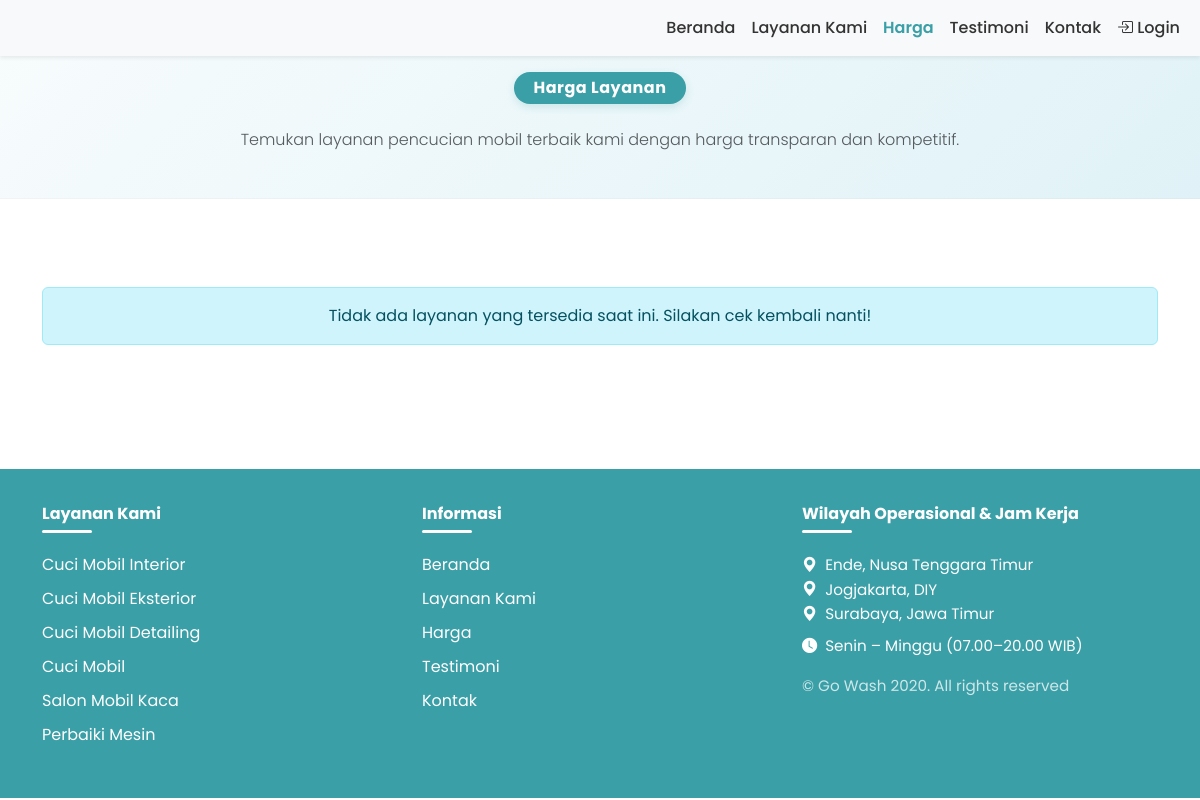
The page /harga.php on the database as committed earlier.
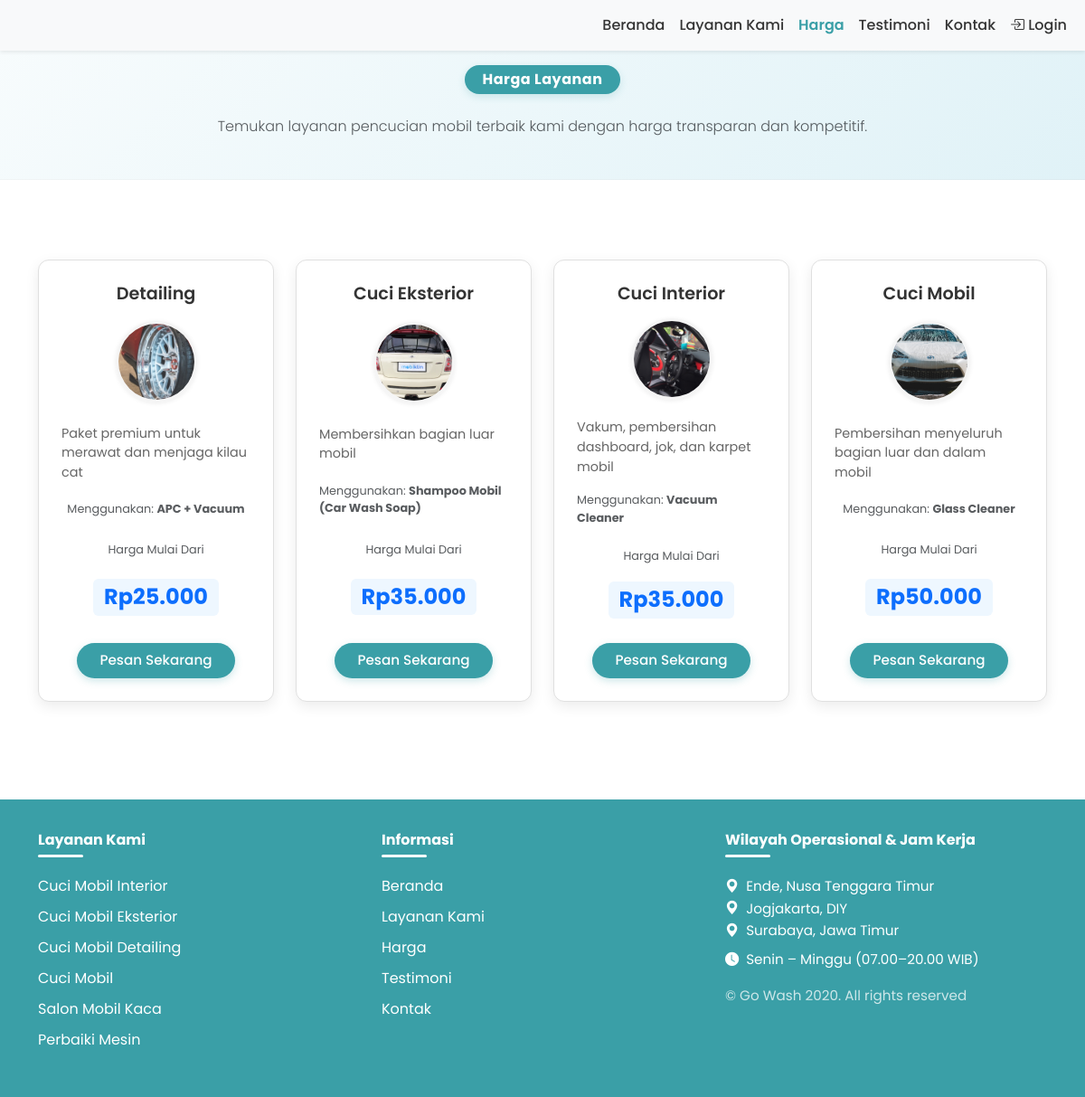
The same page on the database as committed later.
### tables this page shows
CREATE TABLE `layanan` (
  `id` int(11) NOT NULL,
  `nama` varchar(100) NOT NULL,
  `description` text NOT NULL,
  `product_used` varchar(100) NOT NULL,
  `price` int(11) NOT NULL,
  `is_active` tinyint(1) DEFAULT 1,
  `created_at` timestamp NOT NULL DEFAULT current_timestamp(),
  `updated_at` timestamp NOT NULL DEFAULT current_timestamp() ON UPDATE current_timestamp(),
  `image` varchar(255) NOT NULL
);

### harga.php (the view, shortened to what this page needs)
<?php
require_once 'conn.php';
try {
    $stmt_layanan = $pdo->query("SELECT * FROM layanan WHERE is_active = 1 ORDER BY price");
    $layanan = $stmt_layanan->fetchAll(PDO::FETCH_ASSOC);
} catch (PDOException $e) {
    error_log("Error fetching services: " . $e->getMessage());
    die("Terjadi kesalahan saat mengambil data layanan: " . $e->getMessage());
}
?>
<!DOCTYPE html>
<html lang="en">
<head>
    <link href="https://cdn.jsdelivr.net/npm/bootstrap@5.3.0/dist/css/bootstrap.min.css" rel="stylesheet">
    <link rel="stylesheet" href="style.css">
    <link rel="stylesheet" href="https://cdn.jsdelivr.net/npm/bootstrap-icons@1.11.3/font/bootstrap-icons.css">
</head>
<body>
    <nav class="navbar navbar-expand-lg bg-body-tertiary fixed-top shadow-sm">
        <div class="container-fluid">
            <div class="collapse navbar-collapse" id="navbarNav">
                <ul class="navbar-nav ms-auto">
                    <li class="nav-item">
                        <a class="nav-link" href="index.php">Beranda</a>
                    </li>
                    <li class="nav-item">
                        <a class="nav-link" href="layanan.php">Layanan Kami</a>
                    </li>
                    <li class="nav-item">
                        <a class="nav-link active" href="harga.php">Harga</a>
                    </li>
                    <li class="nav-item">
                        <a class="nav-link" href="testimoni.php">Testimoni</a>
                    </li>
                    <li class="nav-item">
                        <a class="nav-link" href="kontak.php">Kontak</a>
                    </li>
                    <?php if (isset($_SESSION['username']) && $_SESSION['role'] !== 'guest'): ?>
                        <li class="nav-item dropdown">
                            <a class="nav-link dropdown-toggle" href="#" id="profileDropdown" role="button" data-bs-toggle="dropdown" aria-expanded="false">
                                <i class="bi bi-person-circle"></i>
                                Haii, <?php echo htmlspecialchars($_SESSION['username']); ?>!
                            </a>
                            <ul class="dropdown-menu dropdown-menu-end" aria-labelledby="profileDropdown">
                                <li><a class="dropdown-item" href="profil.php">Lihat Profil</a></li>
                                <li><hr class="dropdown-divider"></li>
                                <li><a class="dropdown-item" href="logout.php">Logout</a></li>
                            </ul>
                        </li>
                    <?php else: ?>
                        <li class="nav-item">
                            <a class="nav-link" href="login.php">
                                <i class="bi bi-box-arrow-in-right"></i> Login
                            </a>
                        </li>
                    <?php endif; ?>
                </ul>
            </div>
        </div>
    </nav>
    <section class="section-title text-center">
        <div class="container">
            <h3 class="mb-4">
                <span class="badge text-white bg-custom-badge">Harga Layanan</span>
            </h3>
            <p class="lead text-muted">Temukan layanan pencucian mobil terbaik kami dengan harga transparan dan kompetitif.</p>
        </div>
    </section>
    <section class="py-5">
        <div class="container">
            <div class="row justify-content-center g-4">
                <?php if (!empty($layanan)): ?>
                    <?php foreach ($layanan as $layan): ?>
                        <div class="col-sm-6 col-md-6 col-lg-4 col-xl-3">
                            <div class="card layan-card h-100">
                                <div class="card-body">
                                    <h5 class="card-title"><?= htmlspecialchars($layan['nama']) ?></h5>
                                    <img src="<?= htmlspecialchars($layan['image']) ?>"
                                        alt="<?= htmlspecialchars($layan['nama']) ?>"
                                        class="img-fluid mb-3">
                                    <p class="mb-1"><?= nl2br(htmlspecialchars($layan['description'])) ?></p>
                                    <p class="text-muted">Menggunakan: <strong><?= htmlspecialchars($layan['product_used']) ?></strong></p>
                                    <p class="text-muted mt-3">Harga Mulai Dari</p>
                                    <h5 class="price-tag">Rp<?= number_format($layan['price'], 0, ',', '.') ?></h5>
                                    <button type="button" class="btn btn-booking mt-2"
                                            data-bs-toggle="modal"
                                            data-bs-target="#bookingModal"
                                            data-layanan-nama="<?= htmlspecialchars($layan['nama']) ?>">
                                        Pesan Sekarang
                                    </button>
                                </div>
                            </div>
                        </div>
                    <?php endforeach; ?>
                <?php else: ?>
                    <div class="col-12 text-center">
                        <div class="alert alert-info" role="alert">
                            Tidak ada layanan yang tersedia saat ini. Silakan cek kembali nanti!
                        </div>
                    </div>
                <?php endif; ?>
            </div>
        </div>
    </section>
    <footer class="footer">
        <div class="container">
            <div class="row gy-4">
                <div class="col-md-4">
                    <h6 class="fw-bold">Layanan Kami</h6>
                    <ul class="list-unstyled">
                        <li>Cuci Mobil Interior</li>
                        <li>Cuci Mobil Eksterior</li>
                        <li>Cuci Mobil Detailing</li>
                        <li>Cuci Mobil</li>
                        <li>Salon Mobil Kaca</li>
                        <li>Perbaiki Mesin</li>
                    </ul>
                </div>
                <div class="col-md-4">
                    <h6 class="fw-bold">Informasi</h6>
                    <ul class="list-unstyled">
                        <li><a href="index.php" class="text-decoration-none">Beranda</a></li>
                        <li><a href="layanan.php" class="text-decoration-none">Layanan Kami</a></li>
                        <li><a href="harga.php" class="text-decoration-none">Harga</a></li>
                        <li><a href="testimoni.php" class="text-decoration-none">Testimoni</a></li>
                        <li><a href="kontak.php" class="text-decoration-none">Kontak</a></li>
                    </ul>
                </div>
                <div class="col-md-4">
                    <h6 class="fw-bold">Wilayah Operasional & Jam Kerja</h6>
                    <p class="mb-0"><i class="bi bi-geo-alt-fill me-2"></i>Ende, Nusa Tenggara Timur</p>
                    <p class="mb-0"><i class="bi bi-geo-alt-fill me-2"></i>Jogjakarta, DIY</p>
                    <p class="mb-0"><i class="bi bi-geo-alt-fill me-2"></i>Surabaya, Jawa Timur</p>
                    <p class="mt-2"><i class="bi bi-clock-fill me-2"></i>Senin – Minggu (07.00–20.00 WIB)</p>
                    <p class="mt-3 opacity-75">© Go Wash 2020. All rights reserved</p>
                </div>
            </div>
        </div>
    </footer>
</body>
</html>

### style.css (style rules this page uses)
.footer { background-color:rgb(58, 159, 167); ; color: white; }

### harga.php (style rules this page uses)
body { font-family: 'Poppins', sans-serif; background-color: #ffffff; }
.navbar { background-color: #ffffff; box-shadow: 0 2px 10px rgba(0,0,0,0.05); }
.navbar-nav .nav-link { color: #333; font-weight: 500; transition: color 0.3s ease; }
.navbar-nav .nav-link:hover, .navbar-nav .nav-link.active { color: #3a9fa7 !important; font-weight: 600; }
.section-title { padding: 60px 0 30px; background: linear-gradient(135deg, #f8fcfd, #e0f2f7); margin-bottom: 40px; border-bottom: 1px solid rgba(0,0,0,0.03); }
.section-title h3 { font-size: 2.2rem; font-weight: 700; color: #212529; text-shadow: none; }
.section-title .badge { background-color: #3a9fa7; padding: 8px 20px; border-radius: 50px; font-size: 1rem; letter-spacing: 0.5px; box-shadow: 0 3px 8px rgba(58, 159, 167, 0.2); }
.section-title .lead { font-size: 1rem; color: #666; }
.layan-card { border-radius: 12px; box-shadow: 0 5px 15px rgba(0,0,0,0.08); transition: transform 0.3s ease, box-shadow 0.3s ease; margin-bottom: 25px; border: 1px solid #e0e0e0; background-color: #ffffff; overflow: hidden; }
.layan-card .card-body { padding: 25px; display: flex; flex-direction: column; align-items: center; justify-content: space-between; min-height: 280px; }
.layan-card .card-title { font-size: 1.2rem; font-weight: 600; color: #333; margin-bottom: 12px; }
.layan-card img { width: 90px; height: 90px; border-radius: 50%; object-fit: cover; border: 3px solid #f5f5f5; box-shadow: 0 1px 5px rgba(0,0,0,0.08); margin-bottom: 18px; }
.layan-card p { color: #666; font-size: 0.9rem; line-height: 1.5; }
.layan-card .text-muted { font-size: 0.8rem; margin-top: 8px; margin-bottom: 3px; }
.price-tag { font-size: 1.5rem; font-weight: 700; color: #0d6efd; margin-top: 12px; margin-bottom: 15px; background: #eef7ff; padding: 6px 12px; border-radius: 6px; display: inline-block; }
.btn-booking { background-color: #3a9fa7; color: white; font-weight: 500; border: none; padding: 8px 25px; border-radius: 40px; transition: background-color 0.3s ease, transform 0.2s ease; box-shadow: 0 3px 8px rgba(58, 159, 167, 0.25); margin-top: auto; font-size: 0.95rem; }
.footer { background-color: #3a9fa7; color: white; padding: 35px 0; margin-top: 60px; }
.footer h6 { font-weight: 600; margin-bottom: 20px; position: relative; padding-bottom: 10px; }
.footer h6::after { content: ''; position: absolute; left: 0; bottom: 0; width: 50px; height: 3px; background-color: #fff; border-radius: 2px; }
.footer .list-unstyled li { margin-bottom: 10px; }
.footer .list-unstyled a { color: white; text-decoration: none; transition: color 0.3s ease; }
.footer p { font-size: 0.95rem; line-height: 1.6; }

Rows that differ between the two databases and show on the page:
added layanan: nama "Detailing", image (picture), description "Paket premium untuk merawat dan menjaga kilau cat", product_used "APC + Vacuum", price "25.000"
added layanan: nama "Cuci Eksterior", image (picture), description "Membersihkan bagian luar mobil", product_used "Shampoo Mobil (Car Wash Soap)", price "35.000"
added layanan: nama "Cuci Interior", image (picture), description "Vakum, pembersihan dashboard, jok, dan karpet mobil", product_used "Vacuum Cleaner", price "35.000"
added layanan: nama "Cuci Mobil", image (picture), description "Pembersihan menyeluruh bagian luar dan dalam mobil", product_used "Glass Cleaner", price "50.000"
Other text that changed with them:
text no longer shown: "Tidak ada layanan yang tersedia saat ini. Silakan cek kembali nanti!"
